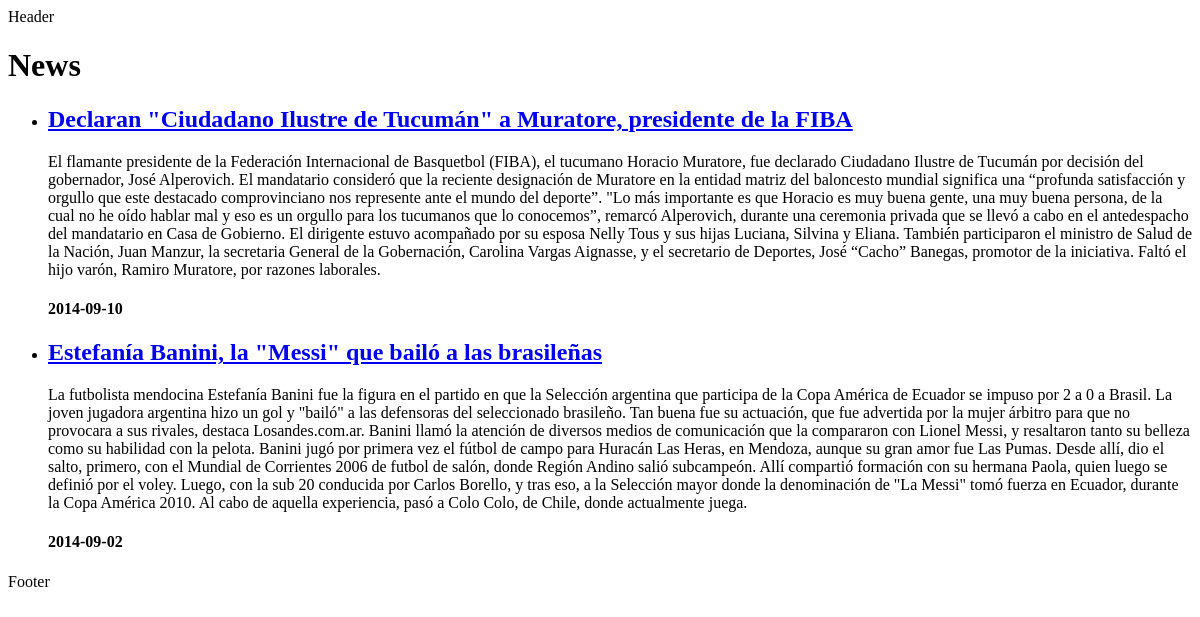
Before: / with the older database file.
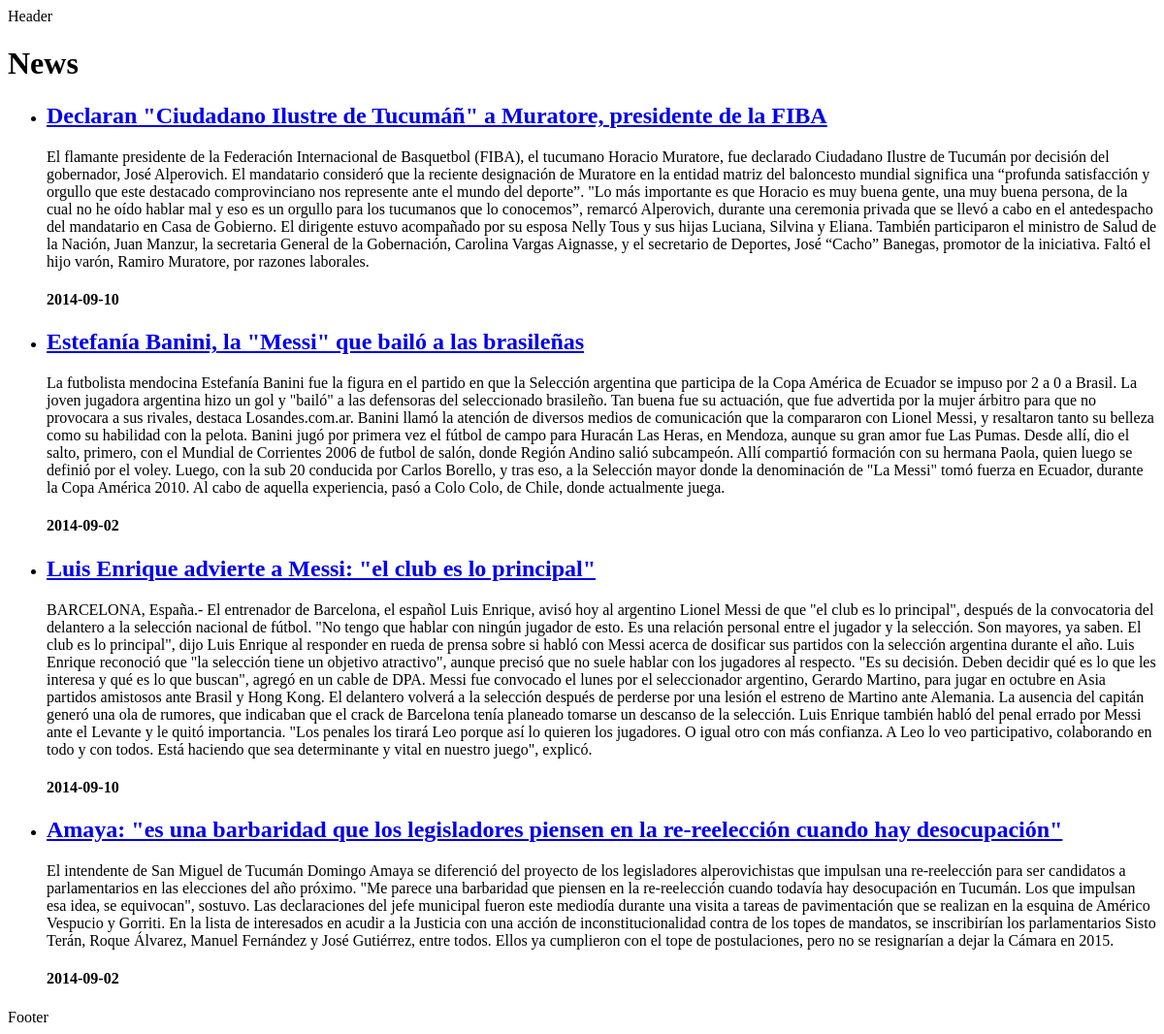
After: the same page with the newer database file.
### tables this page shows
CREATE TABLE IF NOT EXISTS `articles` (
  `article_id` int(11) NOT NULL AUTO_INCREMENT,
  `article_name` varchar(100) NOT NULL,
  `article_content` text NOT NULL,
  `article_url` varchar(180) NOT NULL,
  `article_date` date NOT NULL,
  `category_id` int(11) NOT NULL,
  PRIMARY KEY (`article_id`),
  KEY `category_id` (`category_id`)
);

### application/controllers/home.php (called while the page is built, shortened)
<?php if ( ! defined('BASEPATH')) exit('No direct script access allowed');
class Home extends CI_Controller {
	public function __construct(){
		$this->load->model('Articles_model');
	}
	public function view(){
		$header['title'] = 'Home';
		$data['articles'] = $this->Articles_model->get_articles();
		$this->load->view('templates/header', $header);
		$this->load->view('pages/home', $data);
		$this->load->view('templates/footer');
	}
}

### index.php (called while the page is built, shortened)
<?php
require_once BASEPATH.'core/CodeIgniter.php';

### application/models/articles_model.php (called while the page is built, shortened)
<?php
class Articles_model extends CI_Model{
	public function get_articles(){
		$query = $this->db->get('articles');
		return $query->result();
	}
}

### application/views/pages/home.php (the view)
<div class="mainContent">
	<h1>News</h1>
	<ul>
		<?php foreach ($articles AS $article):
			$url = '/article/'.$article->article_url;
		?>
			<li>
				<h2>
					<a href="<?= $url; ?>"><?php echo $article->article_name; ?></a>
				</h2>
				<div class="text"><?php echo $article->article_content; ?></div>
				<h4><?php echo $article->article_date; ?></h4>
			</li>
		<?php endforeach; ?>
	</ul>
</div>

### application/views/templates/header.php (shortened to what this page needs)
<!DOCTYPE html>
<html lang="en">
<head>
</head>
<body>
	<div class="containerPage">
		<header>Header</header>

### application/views/templates/footer.php
		<footer>Footer</footer>
	</div>
</body>
</html>

Changed rows visible on the page:
changed articles: article_name "Declaran \"Ciudadano Ilustre de Tucumán\" a Muratore, presidente de la FIBA" → "Declaran \"Ciudadano Ilustre de Tucumáñ\" a Muratore, presidente de la FIBA"
added articles: article_name "Luis Enrique advierte a Messi: \"el club es lo principal\"", article_content "BARCELONA, España.- El entrenador de Barcelona, el español Luis Enrique, avisó hoy al argentino Lionel Messi de que \"el club es lo principal\", después de la convocatoria del delantero a la selección nacional de fútbol. \"No tengo que hablar con ningún jugador de esto. Es una relación personal entre el jugador y la selección. Son mayores, ya saben. El club es lo principal\", dijo Luis Enrique al responder en rueda de prensa sobre si habló con Messi acerca de dosificar sus partidos con la selección argentina durante el año. Luis Enrique reconoció que \"la selección tiene un objetivo atractivo\", aunque precisó que no suele hablar con los jugadores al respecto. \"Es su decisión. Deben decidir qué…", article_date "2014-09-10"
added articles: article_name "Amaya: \"es una barbaridad que los legisladores piensen en la re-reelección cuando hay desocupación\"", article_content "El intendente de San Miguel de Tucumán Domingo Amaya se diferenció del proyecto de los legisladores alperovichistas que impulsan una re-reelección para ser candidatos a parlamentarios en las elecciones del año próximo. \"Me parece una barbaridad que piensen en la re-reelección cuando todavía hay desocupación en Tucumán. Los que impulsan esa idea, se equivocan\", sostuvo. Las declaraciones del jefe municipal fueron este mediodía durante una visita a tareas de pavimentación que se realizan en la esquina de Américo Vespucio y Gorriti. En la lista de interesados en acudir a la Justicia con una acción de inconstitucionalidad contra de los topes de mandatos, se inscribirían los parlamentarios Sisto…", article_date "2014-09-02"
